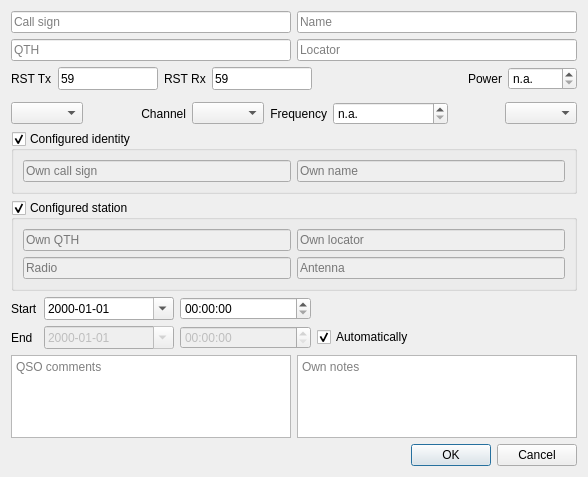
<?xml version="1.0" encoding="UTF-8"?>
<ui version="4.0">
 <class>QSOFormDialog</class>
 <widget class="QDialog" name="QSOFormDialog">
  <property name="geometry">
   <rect>
    <x>0</x>
    <y>0</y>
    <width>588</width>
    <height>477</height>
   </rect>
  </property>
  <property name="windowTitle">
   <string>Enter QSO</string>
  </property>
  <layout class="QVBoxLayout" name="verticalLayout">
   <item>
    <layout class="QVBoxLayout" name="verticalLayout_2">
     <item>
      <layout class="QHBoxLayout" name="horizontalLayout_2">
       <item>
        <widget class="QLineEdit" name="callSignLineEdit">
         <property name="placeholderText">
          <string>Call sign</string>
         </property>
        </widget>
       </item>
       <item>
        <widget class="QLineEdit" name="nameLineEdit">
         <property name="placeholderText">
          <string>Name</string>
         </property>
        </widget>
       </item>
      </layout>
     </item>
     <item>
      <layout class="QHBoxLayout" name="horizontalLayout_3">
       <item>
        <widget class="QLineEdit" name="QTHLineEdit">
         <property name="placeholderText">
          <string>QTH</string>
         </property>
        </widget>
       </item>
       <item>
        <widget class="QLineEdit" name="locatorLineEdit">
         <property name="placeholderText">
          <string>Locator</string>
         </property>
        </widget>
       </item>
      </layout>
     </item>
     <item>
      <layout class="QHBoxLayout" name="horizontalLayout">
       <item>
        <layout class="QHBoxLayout" name="horizontalLayout_9">
         <item>
          <widget class="QLabel" name="label">
           <property name="text">
            <string>RST Tx</string>
           </property>
          </widget>
         </item>
         <item>
          <widget class="QLineEdit" name="RSTSentLineEdit">
           <property name="sizePolicy">
            <sizepolicy hsizetype="Preferred" vsizetype="Preferred">
             <horstretch>0</horstretch>
             <verstretch>0</verstretch>
            </sizepolicy>
           </property>
           <property name="maximumSize">
            <size>
             <width>100</width>
             <height>16777215</height>
            </size>
           </property>
           <property name="text">
            <string>59</string>
           </property>
           <property name="placeholderText">
            <string>RST sent</string>
           </property>
          </widget>
         </item>
         <item>
          <widget class="QLabel" name="label_2">
           <property name="text">
            <string>RST Rx</string>
           </property>
          </widget>
         </item>
         <item>
          <widget class="QLineEdit" name="RSTRcvdLineEdit">
           <property name="sizePolicy">
            <sizepolicy hsizetype="Preferred" vsizetype="Preferred">
             <horstretch>0</horstretch>
             <verstretch>0</verstretch>
            </sizepolicy>
           </property>
           <property name="maximumSize">
            <size>
             <width>100</width>
             <height>16777215</height>
            </size>
           </property>
           <property name="text">
            <string>59</string>
           </property>
           <property name="placeholderText">
            <string>RST received</string>
           </property>
          </widget>
         </item>
         <item>
          <spacer name="horizontalSpacer_2">
           <property name="orientation">
            <enum>Qt::Horizontal</enum>
           </property>
           <property name="sizeHint" stdset="0">
            <size>
             <width>40</width>
             <height>20</height>
            </size>
           </property>
          </spacer>
         </item>
         <item>
          <widget class="QLabel" name="powerLabel">
           <property name="text">
            <string>Power</string>
           </property>
           <property name="alignment">
            <set>Qt::AlignRight|Qt::AlignTrailing|Qt::AlignVCenter</set>
           </property>
          </widget>
         </item>
         <item>
          <widget class="QSpinBox" name="powerSpinBox">
           <property name="enabled">
            <bool>true</bool>
           </property>
           <property name="specialValueText">
            <string>n.a.</string>
           </property>
           <property name="suffix">
            <string> W</string>
           </property>
           <property name="minimum">
            <number>0</number>
           </property>
           <property name="maximum">
            <number>1000</number>
           </property>
          </widget>
         </item>
        </layout>
       </item>
      </layout>
     </item>
     <item>
      <layout class="QHBoxLayout" name="horizontalLayout_8">
       <property name="topMargin">
        <number>6</number>
       </property>
       <item>
        <widget class="QComboBox" name="bandComboBox">
         <property name="minimumContentsLength">
          <number>4</number>
         </property>
         <property name="placeholderText">
          <string>Band</string>
         </property>
        </widget>
       </item>
       <item>
        <spacer name="horizontalSpacer_3">
         <property name="orientation">
          <enum>Qt::Horizontal</enum>
         </property>
         <property name="sizeHint" stdset="0">
          <size>
           <width>40</width>
           <height>20</height>
          </size>
         </property>
        </spacer>
       </item>
       <item>
        <widget class="QLabel" name="channelLabel">
         <property name="text">
          <string>Channel</string>
         </property>
         <property name="alignment">
          <set>Qt::AlignRight|Qt::AlignTrailing|Qt::AlignVCenter</set>
         </property>
        </widget>
       </item>
       <item>
        <widget class="QComboBox" name="channelComboBox"/>
       </item>
       <item>
        <widget class="QLabel" name="freqLabel">
         <property name="text">
          <string>Frequency</string>
         </property>
         <property name="alignment">
          <set>Qt::AlignRight|Qt::AlignTrailing|Qt::AlignVCenter</set>
         </property>
        </widget>
       </item>
       <item>
        <widget class="QDoubleSpinBox" name="freqDoubleSpinBox">
         <property name="specialValueText">
          <string>n.a.</string>
         </property>
         <property name="accelerated">
          <bool>true</bool>
         </property>
         <property name="suffix">
          <string> kHz</string>
         </property>
         <property name="decimals">
          <number>3</number>
         </property>
         <property name="minimum">
          <double>100.000000000000000</double>
         </property>
         <property name="maximum">
          <double>7500000000.000000000000000</double>
         </property>
        </widget>
       </item>
       <item>
        <spacer name="horizontalSpacer">
         <property name="orientation">
          <enum>Qt::Horizontal</enum>
         </property>
         <property name="sizeHint" stdset="0">
          <size>
           <width>40</width>
           <height>20</height>
          </size>
         </property>
        </spacer>
       </item>
       <item>
        <widget class="QComboBox" name="modeComboBox">
         <property name="minimumContentsLength">
          <number>2</number>
         </property>
         <property name="placeholderText">
          <string>Mode</string>
         </property>
        </widget>
       </item>
      </layout>
     </item>
     <item>
      <widget class="QGroupBox" name="identityGroupBox">
       <property name="title">
        <string>Configured identity</string>
       </property>
       <property name="checkable">
        <bool>true</bool>
       </property>
       <layout class="QVBoxLayout" name="verticalLayout_3">
        <item>
         <layout class="QHBoxLayout" name="horizontalLayout_5">
          <item>
           <widget class="QLineEdit" name="ownCallSignLineEdit">
            <property name="enabled">
             <bool>false</bool>
            </property>
            <property name="placeholderText">
             <string>Own call sign</string>
            </property>
           </widget>
          </item>
          <item>
           <widget class="QLineEdit" name="ownNameLineEdit">
            <property name="enabled">
             <bool>false</bool>
            </property>
            <property name="placeholderText">
             <string>Own name</string>
            </property>
           </widget>
          </item>
         </layout>
        </item>
       </layout>
      </widget>
     </item>
     <item>
      <widget class="QGroupBox" name="stationGroupBox">
       <property name="title">
        <string>Configured station</string>
       </property>
       <property name="checkable">
        <bool>true</bool>
       </property>
       <layout class="QVBoxLayout" name="verticalLayout_4">
        <item>
         <layout class="QHBoxLayout" name="horizontalLayout_7">
          <item>
           <widget class="QLineEdit" name="ownQTHLineEdit">
            <property name="enabled">
             <bool>false</bool>
            </property>
            <property name="placeholderText">
             <string>Own QTH</string>
            </property>
           </widget>
          </item>
          <item>
           <widget class="QLineEdit" name="ownLocatorLineEdit">
            <property name="enabled">
             <bool>false</bool>
            </property>
            <property name="placeholderText">
             <string>Own locator</string>
            </property>
           </widget>
          </item>
         </layout>
        </item>
        <item>
         <layout class="QHBoxLayout" name="horizontalLayout_6">
          <item>
           <widget class="QLineEdit" name="radioLineEdit">
            <property name="enabled">
             <bool>false</bool>
            </property>
            <property name="placeholderText">
             <string>Radio</string>
            </property>
           </widget>
          </item>
          <item>
           <widget class="QLineEdit" name="antennaLineEdit">
            <property name="enabled">
             <bool>false</bool>
            </property>
            <property name="placeholderText">
             <string>Antenna</string>
            </property>
           </widget>
          </item>
         </layout>
        </item>
       </layout>
      </widget>
     </item>
     <item>
      <layout class="QGridLayout" name="gridLayout" columnstretch="0,1,1,2">
       <item row="1" column="2">
        <widget class="QTimeEdit" name="timeEdit">
         <property name="enabled">
          <bool>false</bool>
         </property>
         <property name="displayFormat">
          <string>HH:mm:ss</string>
         </property>
         <property name="currentSectionIndex">
          <number>1</number>
         </property>
         <property name="timeSpec">
          <enum>Qt::UTC</enum>
         </property>
        </widget>
       </item>
       <item row="0" column="2">
        <widget class="QTimeEdit" name="timeOnEdit">
         <property name="displayFormat">
          <string>HH:mm:ss</string>
         </property>
        </widget>
       </item>
       <item row="1" column="3">
        <widget class="QCheckBox" name="autoDateCheckBox">
         <property name="text">
          <string>Automatically</string>
         </property>
         <property name="checked">
          <bool>true</bool>
         </property>
        </widget>
       </item>
       <item row="1" column="1">
        <widget class="QDateEdit" name="dateEdit">
         <property name="enabled">
          <bool>false</bool>
         </property>
         <property name="displayFormat">
          <string>yyyy-MM-dd</string>
         </property>
         <property name="calendarPopup">
          <bool>true</bool>
         </property>
         <property name="timeSpec">
          <enum>Qt::UTC</enum>
         </property>
        </widget>
       </item>
       <item row="0" column="1">
        <widget class="QDateEdit" name="dateOnEdit">
         <property name="displayFormat">
          <string>yyyy-MM-dd</string>
         </property>
         <property name="calendarPopup">
          <bool>true</bool>
         </property>
        </widget>
       </item>
       <item row="0" column="0">
        <widget class="QLabel" name="label_3">
         <property name="text">
          <string>Start</string>
         </property>
        </widget>
       </item>
       <item row="1" column="0">
        <widget class="QLabel" name="label_4">
         <property name="text">
          <string>End</string>
         </property>
        </widget>
       </item>
      </layout>
     </item>
     <item>
      <layout class="QHBoxLayout" name="horizontalLayout_4">
       <item>
        <widget class="QTextEdit" name="commentsTextEdit">
         <property name="textInteractionFlags">
          <set>Qt::LinksAccessibleByKeyboard|Qt::LinksAccessibleByMouse|Qt::TextBrowserInteraction|Qt::TextEditable|Qt::TextEditorInteraction|Qt::TextSelectableByKeyboard|Qt::TextSelectableByMouse</set>
         </property>
         <property name="placeholderText">
          <string>QSO comments</string>
         </property>
        </widget>
       </item>
       <item>
        <widget class="QTextEdit" name="remarksTextEdit">
         <property name="textInteractionFlags">
          <set>Qt::LinksAccessibleByKeyboard|Qt::LinksAccessibleByMouse|Qt::TextBrowserInteraction|Qt::TextEditable|Qt::TextEditorInteraction|Qt::TextSelectableByKeyboard|Qt::TextSelectableByMouse</set>
         </property>
         <property name="placeholderText">
          <string>Own notes</string>
         </property>
        </widget>
       </item>
      </layout>
     </item>
    </layout>
   </item>
   <item>
    <widget class="QDialogButtonBox" name="buttonBox">
     <property name="orientation">
      <enum>Qt::Horizontal</enum>
     </property>
     <property name="standardButtons">
      <set>QDialogButtonBox::Cancel|QDialogButtonBox::Ok</set>
     </property>
    </widget>
   </item>
  </layout>
 </widget>
 <resources/>
 <connections>
  <connection>
   <sender>buttonBox</sender>
   <signal>accepted()</signal>
   <receiver>QSOFormDialog</receiver>
   <slot>accept()</slot>
   <hints>
    <hint type="sourcelabel">
     <x>248</x>
     <y>254</y>
    </hint>
    <hint type="destinationlabel">
     <x>157</x>
     <y>274</y>
    </hint>
   </hints>
  </connection>
  <connection>
   <sender>buttonBox</sender>
   <signal>rejected()</signal>
   <receiver>QSOFormDialog</receiver>
   <slot>reject()</slot>
   <hints>
    <hint type="sourcelabel">
     <x>316</x>
     <y>260</y>
    </hint>
    <hint type="destinationlabel">
     <x>286</x>
     <y>274</y>
    </hint>
   </hints>
  </connection>
  <connection>
   <sender>autoDateCheckBox</sender>
   <signal>toggled(bool)</signal>
   <receiver>timeEdit</receiver>
   <slot>setDisabled(bool)</slot>
   <hints>
    <hint type="sourcelabel">
     <x>526</x>
     <y>263</y>
    </hint>
    <hint type="destinationlabel">
     <x>318</x>
     <y>263</y>
    </hint>
   </hints>
  </connection>
  <connection>
   <sender>autoDateCheckBox</sender>
   <signal>toggled(bool)</signal>
   <receiver>dateEdit</receiver>
   <slot>setDisabled(bool)</slot>
   <hints>
    <hint type="sourcelabel">
     <x>526</x>
     <y>263</y>
    </hint>
    <hint type="destinationlabel">
     <x>111</x>
     <y>263</y>
    </hint>
   </hints>
  </connection>
  <connection>
   <sender>stationGroupBox</sender>
   <signal>toggled(bool)</signal>
   <receiver>ownLocatorLineEdit</receiver>
   <slot>setDisabled(bool)</slot>
   <hints>
    <hint type="sourcelabel">
     <x>318</x>
     <y>97</y>
    </hint>
    <hint type="destinationlabel">
     <x>469</x>
     <y>103</y>
    </hint>
   </hints>
  </connection>
  <connection>
   <sender>stationGroupBox</sender>
   <signal>toggled(bool)</signal>
   <receiver>ownQTHLineEdit</receiver>
   <slot>setDisabled(bool)</slot>
   <hints>
    <hint type="sourcelabel">
     <x>318</x>
     <y>97</y>
    </hint>
    <hint type="destinationlabel">
     <x>168</x>
     <y>103</y>
    </hint>
   </hints>
  </connection>
  <connection>
   <sender>stationGroupBox</sender>
   <signal>toggled(bool)</signal>
   <receiver>radioLineEdit</receiver>
   <slot>setDisabled(bool)</slot>
   <hints>
    <hint type="sourcelabel">
     <x>318</x>
     <y>97</y>
    </hint>
    <hint type="destinationlabel">
     <x>100</x>
     <y>133</y>
    </hint>
   </hints>
  </connection>
  <connection>
   <sender>stationGroupBox</sender>
   <signal>toggled(bool)</signal>
   <receiver>antennaLineEdit</receiver>
   <slot>setDisabled(bool)</slot>
   <hints>
    <hint type="sourcelabel">
     <x>318</x>
     <y>97</y>
    </hint>
    <hint type="destinationlabel">
     <x>266</x>
     <y>133</y>
    </hint>
   </hints>
  </connection>
  <connection>
   <sender>bandComboBox</sender>
   <signal>currentTextChanged(QString)</signal>
   <receiver>QSOFormDialog</receiver>
   <slot>bandChanged(QString)</slot>
   <hints>
    <hint type="sourcelabel">
     <x>396</x>
     <y>81</y>
    </hint>
    <hint type="destinationlabel">
     <x>318</x>
     <y>230</y>
    </hint>
   </hints>
  </connection>
  <connection>
   <sender>stationGroupBox</sender>
   <signal>toggled(bool)</signal>
   <receiver>QSOFormDialog</receiver>
   <slot>stationChanged(bool)</slot>
   <hints>
    <hint type="sourcelabel">
     <x>318</x>
     <y>179</y>
    </hint>
    <hint type="destinationlabel">
     <x>318</x>
     <y>230</y>
    </hint>
   </hints>
  </connection>
  <connection>
   <sender>identityGroupBox</sender>
   <signal>toggled(bool)</signal>
   <receiver>QSOFormDialog</receiver>
   <slot>identityChanged(bool)</slot>
   <hints>
    <hint type="sourcelabel">
     <x>318</x>
     <y>164</y>
    </hint>
    <hint type="destinationlabel">
     <x>318</x>
     <y>227</y>
    </hint>
   </hints>
  </connection>
  <connection>
   <sender>identityGroupBox</sender>
   <signal>toggled(bool)</signal>
   <receiver>ownCallSignLineEdit</receiver>
   <slot>setDisabled(bool)</slot>
   <hints>
    <hint type="sourcelabel">
     <x>318</x>
     <y>164</y>
    </hint>
    <hint type="destinationlabel">
     <x>168</x>
     <y>172</y>
    </hint>
   </hints>
  </connection>
  <connection>
   <sender>identityGroupBox</sender>
   <signal>toggled(bool)</signal>
   <receiver>ownNameLineEdit</receiver>
   <slot>setDisabled(bool)</slot>
   <hints>
    <hint type="sourcelabel">
     <x>318</x>
     <y>164</y>
    </hint>
    <hint type="destinationlabel">
     <x>469</x>
     <y>172</y>
    </hint>
   </hints>
  </connection>
  <connection>
   <sender>channelComboBox</sender>
   <signal>currentTextChanged(QString)</signal>
   <receiver>QSOFormDialog</receiver>
   <slot>channelChanged(QString)</slot>
   <hints>
    <hint type="sourcelabel">
     <x>96</x>
     <y>119</y>
    </hint>
    <hint type="destinationlabel">
     <x>318</x>
     <y>226</y>
    </hint>
   </hints>
  </connection>
  <connection>
   <sender>RSTRcvdLineEdit</sender>
   <signal>textEdited(QString)</signal>
   <receiver>QSOFormDialog</receiver>
   <slot>rstRcvdChanged(QString)</slot>
   <hints>
    <hint type="sourcelabel">
     <x>247</x>
     <y>82</y>
    </hint>
    <hint type="destinationlabel">
     <x>318</x>
     <y>226</y>
    </hint>
   </hints>
  </connection>
  <connection>
   <sender>RSTSentLineEdit</sender>
   <signal>textEdited(QString)</signal>
   <receiver>QSOFormDialog</receiver>
   <slot>rstSentChanged(QString)</slot>
   <hints>
    <hint type="sourcelabel">
     <x>100</x>
     <y>82</y>
    </hint>
    <hint type="destinationlabel">
     <x>318</x>
     <y>226</y>
    </hint>
   </hints>
  </connection>
  <connection>
   <sender>locatorLineEdit</sender>
   <signal>textEdited(QString)</signal>
   <receiver>QSOFormDialog</receiver>
   <slot>locatorChanged(QString)</slot>
   <hints>
    <hint type="sourcelabel">
     <x>474</x>
     <y>51</y>
    </hint>
    <hint type="destinationlabel">
     <x>318</x>
     <y>226</y>
    </hint>
   </hints>
  </connection>
  <connection>
   <sender>callSignLineEdit</sender>
   <signal>textEdited(QString)</signal>
   <receiver>QSOFormDialog</receiver>
   <slot>callSignChanged(QString)</slot>
   <hints>
    <hint type="sourcelabel">
     <x>163</x>
     <y>21</y>
    </hint>
    <hint type="destinationlabel">
     <x>318</x>
     <y>226</y>
    </hint>
   </hints>
  </connection>
  <connection>
   <sender>ownLocatorLineEdit</sender>
   <signal>textEdited(QString)</signal>
   <receiver>QSOFormDialog</receiver>
   <slot>ownLocatorChanged(QString)</slot>
   <hints>
    <hint type="sourcelabel">
     <x>469</x>
     <y>240</y>
    </hint>
    <hint type="destinationlabel">
     <x>318</x>
     <y>226</y>
    </hint>
   </hints>
  </connection>
  <connection>
   <sender>ownCallSignLineEdit</sender>
   <signal>textEdited(QString)</signal>
   <receiver>QSOFormDialog</receiver>
   <slot>ownCallSignChanged(QString)</slot>
   <hints>
    <hint type="sourcelabel">
     <x>168</x>
     <y>174</y>
    </hint>
    <hint type="destinationlabel">
     <x>318</x>
     <y>226</y>
    </hint>
   </hints>
  </connection>
  <connection>
   <sender>callSignLineEdit</sender>
   <signal>editingFinished()</signal>
   <receiver>QSOFormDialog</receiver>
   <slot>setWorkedBefore()</slot>
   <hints>
    <hint type="sourcelabel">
     <x>150</x>
     <y>21</y>
    </hint>
    <hint type="destinationlabel">
     <x>293</x>
     <y>238</y>
    </hint>
   </hints>
  </connection>
 </connections>
 <slots>
  <slot>bandChanged(QString)</slot>
  <slot>stationChanged(bool)</slot>
  <slot>identityChanged(bool)</slot>
  <slot>channelChanged(QString)</slot>
  <slot>rstRcvdChanged(QString)</slot>
  <slot>rstSentChanged(QString)</slot>
  <slot>locatorChanged(QString)</slot>
  <slot>ownLocatorChanged(QString)</slot>
  <slot>callSignChanged(QString)</slot>
  <slot>ownCallSignChanged(QString)</slot>
  <slot>setWorkedBefore()</slot>
 </slots>
</ui>
